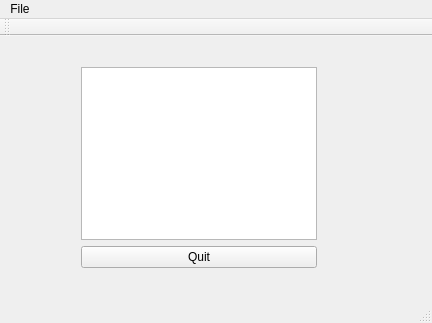
<?xml version="1.0" encoding="UTF-8"?>
<ui version="4.0">
 <class>MainWindow</class>
 <widget class="QMainWindow" name="MainWindow">
  <property name="geometry">
   <rect>
    <x>0</x>
    <y>0</y>
    <width>432</width>
    <height>323</height>
   </rect>
  </property>
  <property name="windowTitle">
   <string>MainWindow</string>
  </property>
  <widget class="QWidget" name="centralWidget">
   <widget class="QWidget" name="">
    <property name="geometry">
     <rect>
      <x>70</x>
      <y>20</y>
      <width>258</width>
      <height>223</height>
     </rect>
    </property>
    <layout class="QVBoxLayout" name="verticalLayout">
     <item>
      <widget class="QTextEdit" name="textEdit"/>
     </item>
     <item>
      <widget class="QPushButton" name="QuitButton">
       <property name="text">
        <string>Quit</string>
       </property>
      </widget>
     </item>
    </layout>
   </widget>
  </widget>
  <widget class="QMenuBar" name="menuBar">
   <property name="geometry">
    <rect>
     <x>0</x>
     <y>0</y>
     <width>432</width>
     <height>19</height>
    </rect>
   </property>
   <widget class="QMenu" name="menuFile">
    <property name="title">
     <string>File</string>
    </property>
    <addaction name="actionOpen"/>
    <addaction name="actionSave"/>
    <addaction name="separator"/>
   </widget>
   <addaction name="menuFile"/>
  </widget>
  <widget class="QToolBar" name="mainToolBar">
   <attribute name="toolBarArea">
    <enum>TopToolBarArea</enum>
   </attribute>
   <attribute name="toolBarBreak">
    <bool>false</bool>
   </attribute>
  </widget>
  <widget class="QStatusBar" name="statusBar"/>
  <action name="actionOpen">
   <property name="text">
    <string>Open</string>
   </property>
  </action>
  <action name="actionSave">
   <property name="text">
    <string>Save</string>
   </property>
  </action>
 </widget>
 <layoutdefault spacing="6" margin="11"/>
 <resources/>
 <connections/>
</ui>
